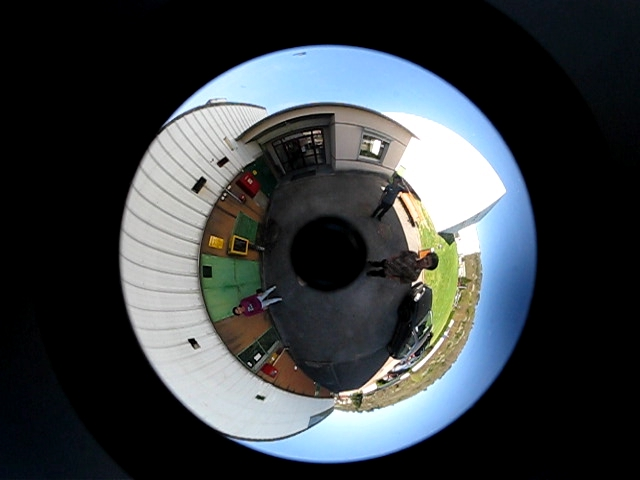
%> input picture omnidirectional-images/Prewitt_in_Sphere/images/Cata0048.jpg, 640 x 480 px
$ octave Prewitt_Sphere_.m   (GNU Octave 9; MATLAB toolbox functions it lacks are replaced by stand-ins)
%> lines starting %> are read from the running program, lines starting %| are printed output that depends on the picture
clear;
close all
warning off;

% read in the image
I1 = double(rgb2gray(imread('images/Cata0048.jpg')));
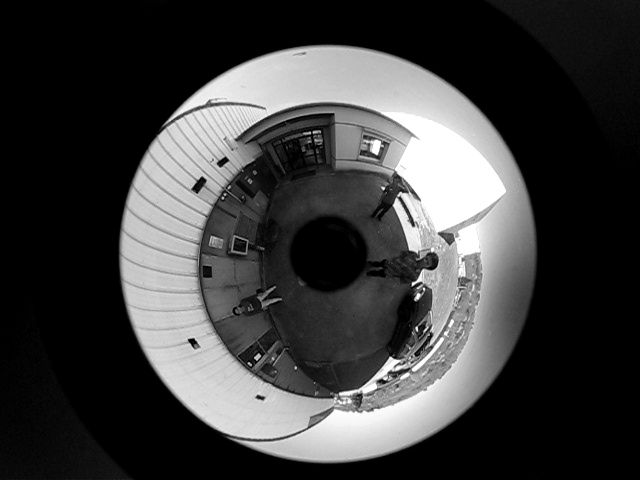
%> I1: size 480x640 double; min 0, max 255, mean 62.1
y0 = size(I1,2)/2;
%> y0 = 320
I = I1(1:size(I1,1),floor(y0-size(I1,1)/2):floor(y0+size(I1,1)/2-1));
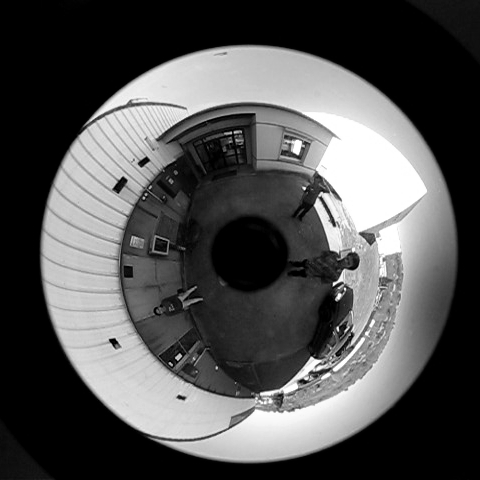
%> I: size 480x480 double; min 0, max 255, mean 82.1

% display the original image
figure;imshow(uint8(I));

% set the omnidirectional to perspective projection parameters
alphau = 487.6209324/2;
alphav = 472.6740525/2;
h = 0.8685267683;
u0 = 249;
v0 = 250;
sx = 480;
sy = 480;
phi1 = 0:2*pi/479:2*pi;
theta1 = pi/2:pi/958:pi;

% compute the spherical coordinates phi and theta using meshgrid
[phi,theta] = meshgrid(linspace(0, 2*pi, 480), linspace(pi/2, pi, 480));

% convert spherical coordinates to Cartesian coordinates X, Y, and Z
Z = cos(theta);
X = h*cot(theta/2).*cos(phi);
Y = h*cot(theta/2).*sin(phi);

% compute the projected image coordinates u and v using the perspective projection model
u = alphau*Y + v0;
v = alphav*X + u0;

% interpolate the image onto the new coordinates using cubic interpolation
[X1, Y1] = meshgrid(1:size(I,2),1:size(I,1));
Is = interp2(X1, Y1, I, u, v, 'cubic');
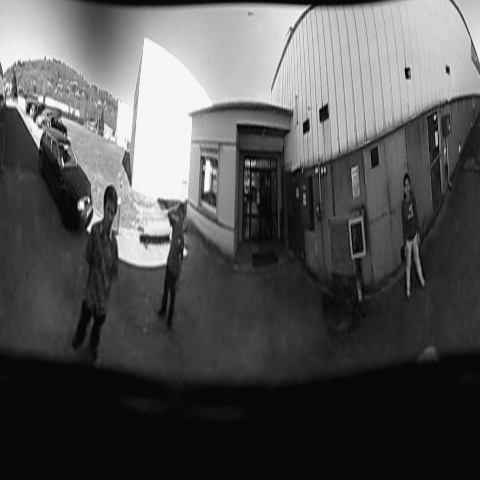
%> Is: size 480x480 double; min -8.56, max 264.2, mean 82.6; drawn with min black and max white


%------------------Prewritt Filter in 2D---------------------------------------------------
%> (the run ends here)
